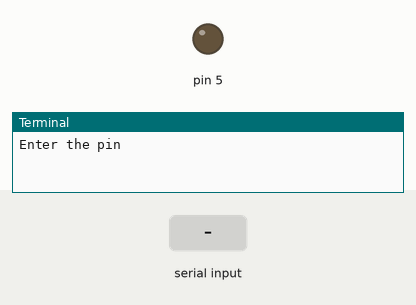
Bench run of a program on a simulated Raspberry Pi (header pin numbers). Shown: output pins drawn as LEDs (lit = HIGH), the last lines printed to the terminal. Dashed ring = blinking. The inputs (shaded band) are chosen by the test bench.

Above: at 1.2 s.
1.3 s: "5" typed at the terminal, then Enter
2.8 s: "1" typed at the terminal, then Enter
At 4.6 s:
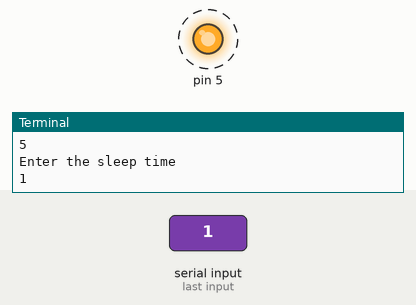
Timing chart, 0 to 11.8 s (numbered marks = the images above; inputs shaded):
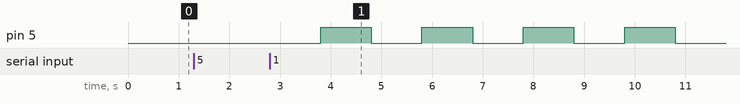

Measured:
- after the input at 2.8 s, pin 5: alternates HIGH for 1.0 s and LOW for 1.0 s, starting after 1.0 s

The program:

ledblink1userinput.py
```python
import RPi.GPIO as GPIO
import time
GPIO.setwarnings(False)
GPIO.setmode(GPIO.BOARD)
x=int(input("Enter the pin"))
t=int(input("Enter the sleep time"))
GPIO.setup(x,GPIO.OUT)
GPIO.output(x,False)
while True:
    GPIO.output(x,False)
    time.sleep(t)
    GPIO.output(x,True)
    time.sleep(t)
```
